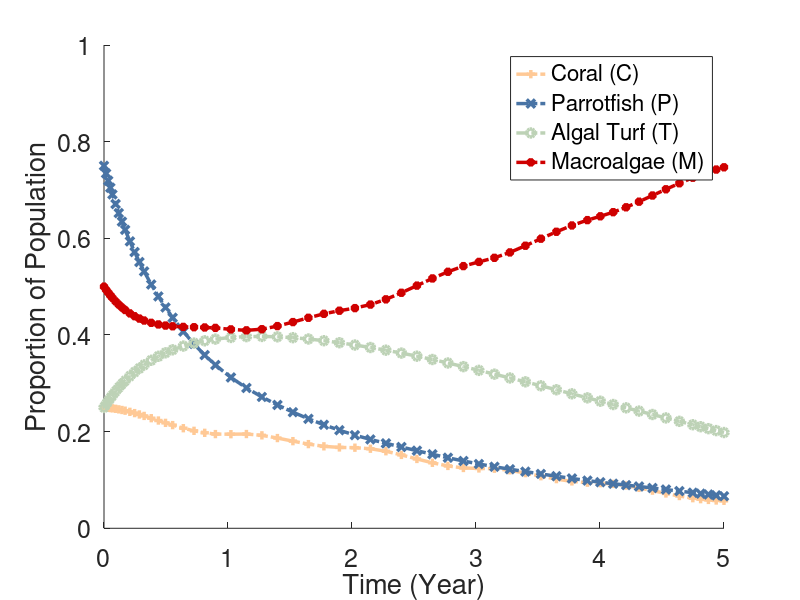
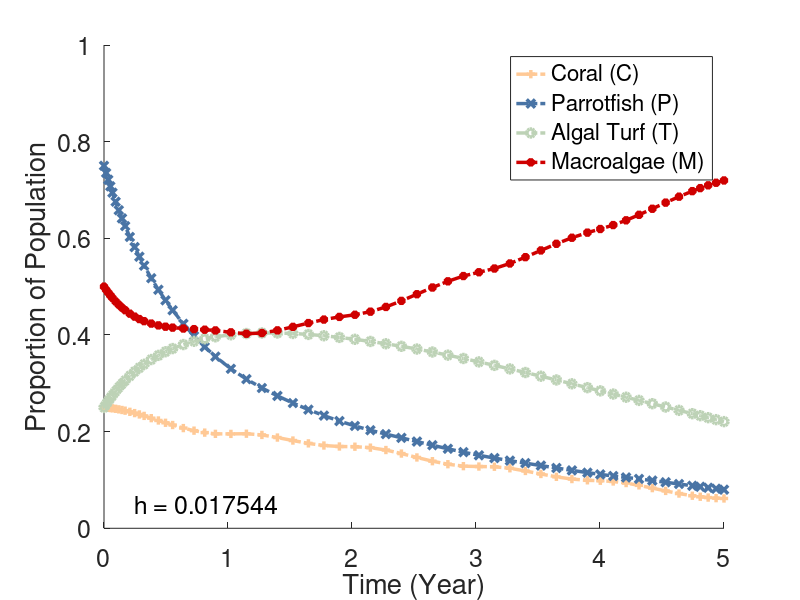

Recreate these plots in MATLAB, in order. (Note: this script raises an error after producing the figures.)
% Team Coral Reefsearcher's Matlab Scripts


%--------------------------------------------------------------------------
%% Compartment - Single View - System of Differential Equations
clear; % Clears workspace
clc; % Clears Command Window

%---------------------------------------------
% Parameter Values
mu1 = 0.15; % mortality rate of coral reefs
mu2 = 0.22; % natural death rate of parrotfish
q = 0.47; % intrinsic growth rate for parrotfish
omega = 1; % %maximum grazing intensity
sigma = 0.01; % rate that parrotfish bite corals
r = 0.5; % rate that coral recruit to overgrow algal turfs
phi = 0.8; %rate that macroalgae spread vegetative over algal turfs
beta = 1; % carrying capacity

a0 = 0.99; % rate that coral is overgrown by macroalgae
h = 0.1; %<----CONTROL VARIABLE FOR GAME THEORY

%grazing intensity 'g'
g = @(P) (omega*P)/beta;

%sin function of 
a = @(t) abs((a0*(9*sin(pi*t)+1))/(10));
%---------------------------------------------

%---------------------------------------------
% Compartment Initial Conditions
C = 1/4;
P = 3/4;
T = 1/4;
M = 1/2;
Prop_Total = C + T + M;
IC = [C, P, T, M, Prop_Total];
%---------------------------------------------

% dC/dt = rTC + sigmaPC - C(aM + d)
% dP/dt = qP(1-P/betaC) - (h + mu)P 
% dT/dt = dC + (g(P)M)/(M + T) - (rC + phiM)T
% dM/dt = aMC + phiMT - (g(P)M)/(M + T)
%
% C = y(1), P = y(2), T = y(3), M = y(4), C+T+M = y(5)
f = @(t,y) [r*y(3)*y(1) + sigma*y(2)*y(1) - y(1)*(a(t)*y(4) + mu1),
        q*y(2)*(1-(y(2)/(beta*y(1)))) - (h+mu2)*y(2), 
        mu1*y(1) +  (g(y(2))*y(4))/(y(4)+y(3)) - (r*y(1) + phi*y(4))*y(3),
        a(t) * y(4)*y(1) + phi*y(4)*y(3) - (g(y(2))*y(4))/(y(4)+y(3)),
        y(1)+y(3)+y(4)];
            
[t,ya] = ode45(f, [0 5], IC);

figure
hold on
plot(t, ya(:,1), '+-.', 'Color', '#FFC996', 'Linewidth', 2.5)
plot(t, ya(:,2), 'x-.', 'Color', '#4974A5', 'Linewidth', 2.5)
plot(t, ya(:,3), 'o-.', 'Color', '#BDD2B6', 'Linewidth', 2.5)
plot(t, ya(:,4), '*-.', 'Color', '#CF0000', 'Linewidth', 2.5)
%legend('Coral (C)', 'Algal Turf (T)', 'Macroalgae (M)')
set(gca, 'FontSize',18);
ylim([0 1]);
legend('Coral (C)', 'Parrotfish (P)', 'Algal Turf (T)', 'Macroalgae (M)')
%text(0.25,0.05,txt, 'FontSize', 18);
xlabel('Time (Year)')
ylabel('Proportion of Population')
%--------------------------------------------------------------------------


%--------------------------------------------------------------------------
%% Compartment - Animation View - System of Differential Equations
clear; % Clears workspace
clc; % Clears Command Window

% Parameter Values
mu1 = 0.15; % mortality rate of coral reefs
mu2 = 0.22; % natural death rate of parrotfish
q = 0.47; % intrinsic growth rate for parrotfish
omega = 1; % %maximum grazing intensity
sigma = 0.01; % rate that parrotfish bite corals
r = 0.5; % rate that coral recruit to overgrow algal turfs
phi = 0.8; %rate that macroalgae spread vegetative over algal turfs
beta = 1; % carrying capacity

a0 = 0.99; % rate that coral is overgrown by macroalgae
h = 0.1; %<----CONTROL VARIABLE FOR GAME THEORY

%grazing intensity 'g'
g = @(P) (omega*P)/beta;

%sin function of 
a = @(t) abs((a0*(9*sin(pi*t)+1))/(10));
%---------------------------------------------

%---------------------------------------------
% Compartment Initial Conditions
C = 1/4;
P = 3/4;
T = 1/4;
M = 1/2;
Prop_Total = C + T + M;
IC = [C, P, T, M, Prop_Total]; %Initial Conditions array
%---------------------------------------------

% System of Differential Equations
    f = @(t,y) [r*y(3)*y(1) + sigma*y(2)*y(1) - y(1)*(a(t)*y(4) + mu1),
       q*y(2)*(1-(y(2)/(beta*y(1)))) - (h+mu2)*y(2), 
       mu1*y(1) +  (g(y(2))*y(4))/(y(4)+y(3)) - (r*y(1) + phi*y(4))*y(3),
       a(t) * y(4)*y(1) + phi*y(4)*y(3) - (g(y(2))*y(4))/(y(4)+y(3)),
       y(1)+y(3)+y(4)];
    
    % Solve using ODE45
    [t,ya] = ode45(f, [0 5], IC);
    const_t = t; % constant used since t changes each time ode45 is calculated
    
for i = 1:length(const_t)
    h = i/length(const_t); %variable to animate

   % System of Differential Equations
    f = @(t,y) [r*y(3)*y(1) + sigma*y(2)*y(1) - y(1)*(a(t)*y(4) + mu1),
       q*y(2)*(1-(y(2)/(beta*y(1)))) - (h+mu2)*y(2), 
       mu1*y(1) +  (g(y(2))*y(4))/(y(4)+y(3)) - (r*y(1) + phi*y(4))*y(3),
       a(t) * y(4)*y(1) + phi*y(4)*y(3) - (g(y(2))*y(4))/(y(4)+y(3)),
       y(1)+y(3)+y(4)];
    
    % Solve using ODE45
    [t,ya] = ode45(f, [0 5], IC);
    
    % Plot
    txt = ['h = ' num2str(h)]; % shows value of param value at iteration
    
    fig = figure;
    hold on
    plot(t, ya(:,1), '+-.', 'Color', '#FFC996', 'Linewidth', 2.5)
    plot(t, ya(:,2), 'x-.', 'Color', '#4974A5', 'Linewidth', 2.5)
    plot(t, ya(:,3), 'o-.', 'Color', '#BDD2B6', 'Linewidth', 2.5)
    plot(t, ya(:,4), '*-.', 'Color', '#CF0000', 'Linewidth', 2.5)
    
    set(gca, 'FontSize',18); % sets axis & legend font size to 18
    ylim([0 1]); % sets y-axis limit to always be 0-1
    legend('Coral (C)','Parrotfish (P)','Algal Turf (T)','Macroalgae (M)')
    text(0.25,0.05,txt, 'FontSize', 18); % displays text on plot
    
    xlabel('Time (Year)')
    ylabel('Proportion of Population')
    
    % automatically save figure into root directory (where this .m file is
    % stored)
    fname = append('Frame-', num2str(i)); %file name of current iteration
    %saveas(fig, fname, 'png'); %save figure as .png
end
%---------------------------------------------------------------
%--------------------------------------------------------------------------


%--------------------------------------------------------------------------
%% Disease Free Equilibrium
clear; % Clears workspace
clc; % Clears Command Window

%---------------------------------------------
% Symbolic Definitions
syms C P T M mu1 mu2 q omega sigma beta r h phi g a t
% g = g(P), a = a(t)

g = @(P) (omega*P)/beta; %grazing intensity 'g'

%a = @(t) abs((0.9*(9*sin(pi*t)+1))/(10)); %sin function of a(t)
%---------------------------------------------

M_0 = 0;

dTdt = mu1*C + (g(P)*M_0)/(M_0+T) - T*(r*C + phi*M_0);
T_0 = solve(dTdt == 0, T);

C_0 = 1 - T_0;

dPdt = q*P*(1-(P/(beta*C))) - P*(h+mu2);
P_0 = solve(dPdt == 0, P);
P_0 = subs(P_0, C, C_0);

%--------------------------------------------------------------------------


%--------------------------------------------------------------------------
%% R0
%Note: RUN 'DISEASE FREE EQUILIBRIUM' SECTION FIRST

%---------------------------------------------
% R0
%script F
sF = [a*C*M + phi*T*M];
F = jacobian(sF, [M]); % jacobian matrix
F = subs(F, T, T_0); 

%script V
sV = [(g(P)*M)/(M+T)];
V = jacobian(sV, [M]);
V = subs(V, M, M_0);

%eigenvalues of F*V^-1
eigens = eig(F * inv(V));

% basic reproduction number
R0 = eigens(1);
R0 = subs(R0, T, T_0);
R0 = subs(R0, C, C_0);
R0 = subs(R0, P, P_0(2));
%---------------------------------------------

%---------------------------------------------
% Plot R0

%---------------------------------------------
%--------------------------------------------------------------------------


%--------------------------------------------------------------------------
%% Herd Immunity
% Note: MUST RUN 'R0' SECTION FIRST
param_array = [mu1, mu2, q, omega, sigma, r, beta, a, phi]; %when a0 =
% 0.99
param_values = [0.15, 0.22, 0.9, 1, 0.01, 0.5, 1, 0.5, 0.8]; %a(t) = 0.5

herd_immunity_equation = R0;
herd_immunity_value = solve(R0 == 1, h);
for i = 1:length(param_array)
    herd_immunity_equation = subs(herd_immunity_equation, param_array(i), param_values(i));
    herd_immunity_value = subs(herd_immunity_value, param_array(i), param_values(i));
end

herd_immunity_point = [double(herd_immunity_value), 1];

h_var = 0:0.001:1;

figure
hold on
fplot(herd_immunity_equation, [0 1])
plot(herd_immunity_point(1), herd_immunity_point(2), 'o')
plot([herd_immunity_point(1), herd_immunity_point(1)], [0, herd_immunity_point(2)], 'r-')
plot([0, herd_immunity_point(1)], [herd_immunity_point(2), herd_immunity_point(2)], 'r-')
xlim([0 1]);
ylim([0 2]);

set(gca, 'FontSize',18);
title('Herd Immunity');
xlabel('h')
ylabel('R_0')
%--------------------------------------------------------------------------


%--------------------------------------------------------------------------
%% Sensitivity Analysis
% Note: MUST RUN 'R0' SECTION FIRST

param_array = [mu1, mu2, q, omega, sigma, r, phi, beta, h, a];
param_values = [0.15, 0.22, 0.47, 1, 0.01, 0.5, 0.8, 1, 0.1, 0.5];
sens_analysis = [];

for i = 1:length(param_array)
    R0_diff = diff(R0, param_array(i));
    %sens_analysis = cat(1, sens_analysis, diff(R0, param_array(i)));
    for j = 1:length(param_array)
        R0_diff = subs(R0_diff, param_array(j), param_values(j));
    end
    sens_analysis = cat(1, sens_analysis, double(R0_diff));
    %subs_ans = cat(1, subs_ans, [param_array(i) double(R0_diff)]);
end 
%--------------------------------------------------------------------------


%--------------------------------------------------------------------------
%% Endemic Equilibrium
clear; % Clears workspace
clc; % Clears Command Window

%---------------------------------------------
% Symbolic Definitions
syms C P T M mu1 mu2 q omega sigma beta r h phi g a t
% g = g(P), a = a(t)

g = @(P) (omega*P)/beta; %grazing intensity 'g'

a = @(t) abs((0.9*(9*sin(pi*t)+1))/(10)); %sin function of a(t)
%---------------------------------------------

%---------------------------------------------
% Equation
T_E = (mu1 + a*M)/r;

C_E = 1 - (T+M);
C_E = subs(C_E, T, T_E)

P_E = (beta*C*(q-(h+mu2)))/q;
P_E = subs(P_E, C, C_E)

M_E = (omega*P)/(beta*(a*C+phi*T))-T - M;
M_E = subs(M_E, P, P_E);
M_E = subs(M_E, C, C_E);
M_E = subs(M_E, T, T_E);
M_E_equation = solve(M_E == 0, M)
%---------------------------------------------

%---------------------------------------------
% Value
param_array = [mu1, mu2, q, omega, sigma, r, phi, beta, h, t];
param_values = [0.15, 0.22, 0.47, 1, 0.01, 0.5, 0.8, 1, 0.1, 0.5];

M_E_Value = M_E_equation;

for i = 1:length(param_array)
    M_E_Value = subs(M_E_Value, param_array(i), param_values(i));
end

disp(M_E_Value)
%--------------------------------------------------------------------------
